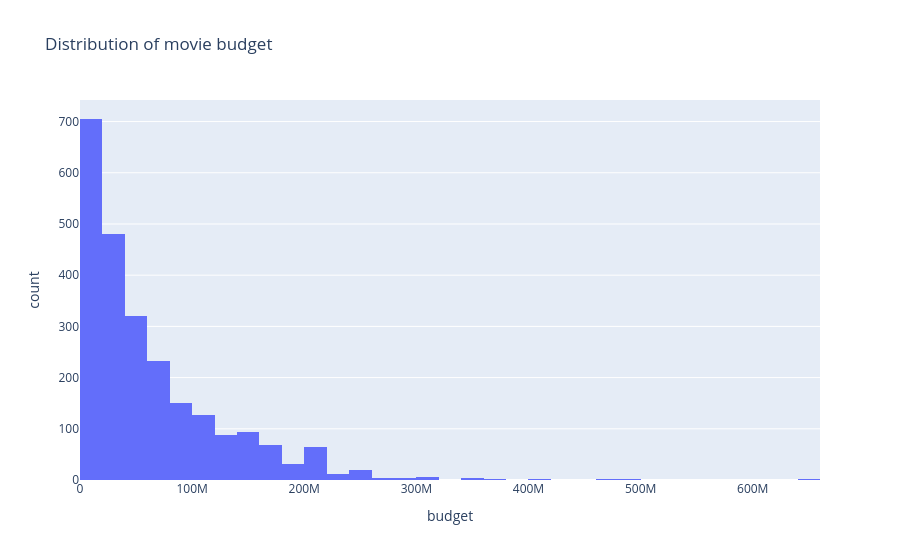

Notebook source saved alongside this figure:
### Markdown cell above
VISUALIZATION CHART 2

insights - Most of the films budget is around 1 to 50 million

### Code cell
df_budget=df_movies[df_movies["budget"] > 0]

fig = px.histogram(
    df_budget,
    x="budget",
    nbins=50,
    title="Distribution of movie budget"
)

fig.show()

### Figure 1 — Plotly figure (JSON) as saved in the notebook; plotly's stock layout.template omitted (floating-point values rounded to 4 significant figures; data arrays with more than 128 entries replaced by an {"elided": "..."} marker saying what was removed)
{"data": [{"bingroup": "x", "hovertemplate": "budget=%{x}<br>count=%{y}<extra></extra>", "legendgroup": "", "marker": {"color": "#636efa", "pattern": {"shape": ""}}, "name": "", "nbinsx": 50, "orientation": "v", "showlegend": false, "type": "histogram", "x": {"elided": "2413 float values"}, "xaxis": "x", "yaxis": "y"}], "layout": {"barmode": "relative", "legend": {"tracegroupgap": 0}, "title": {"text": "Distribution of movie budget"}, "xaxis": {"anchor": "y", "domain": [0, 1], "title": {"text": "budget"}}, "yaxis": {"anchor": "x", "domain": [0, 1], "title": {"text": "count"}}}}
